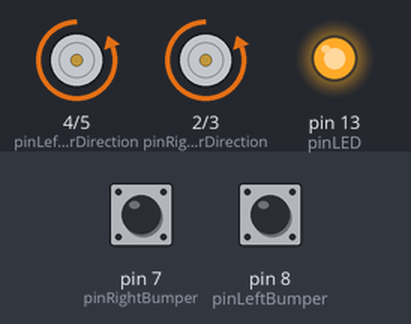
The sketch below on a simulated Arduino Uno, built with avr-gcc and run on an emulated ATmega328P. On the bench: direction and speed pins drawn as motors (green arrow = direction pin HIGH = forward, orange = LOW = backward, longer = more drive), output pins drawn as LEDs (lit = HIGH). The test bench sets the inputs (shaded band); at power-on: pin 7 (pinRightBumper) LOW, pin 8 (pinLeftBumper) LOW.

Above: at 1.2 s.
1.3 s: pin 7 (pinRightBumper) pulled HIGH for 1 s
At 3.5 s:
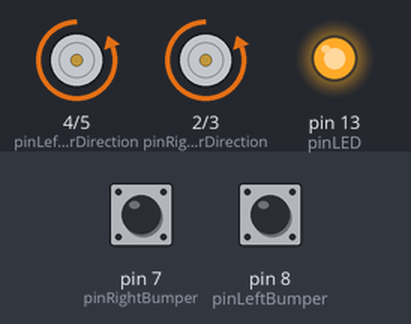
3.8 s: pin 8 (pinLeftBumper) pulled HIGH for 1 s
At 5.4 s:
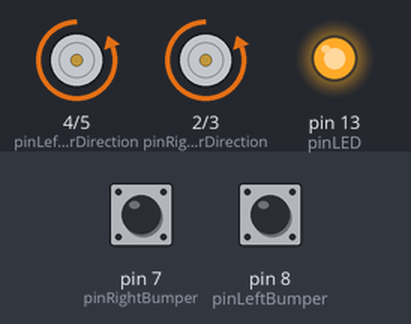
6.3 s: pin 8 (pinLeftBumper) pulled HIGH for 3.2 s
At 8.0 s:
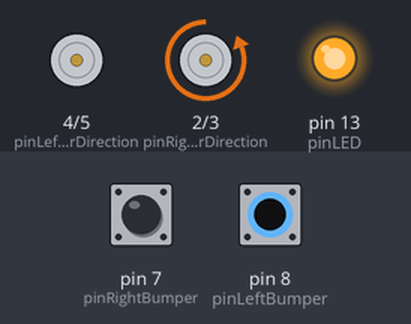
11.0 s: pin 7 (pinRightBumper) pulled HIGH for 3.2 s
At 12.8 s:
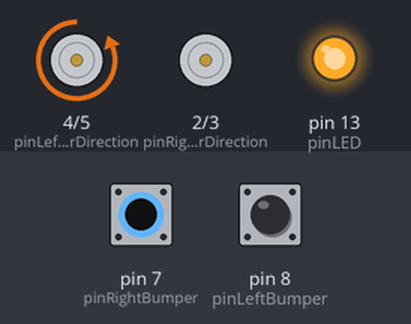
15.7 s: pin 7 (pinRightBumper) driven HIGH and pin 8 (pinLeftBumper) driven HIGH
At 17.6 s:
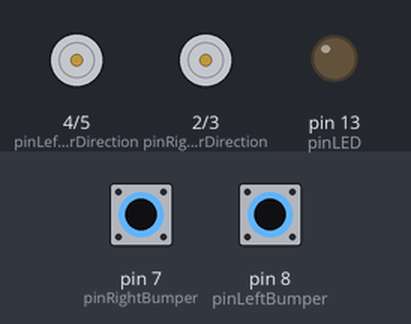
Timing chart, 0 to 19.1 s (numbered marks = the images above; inputs shaded):
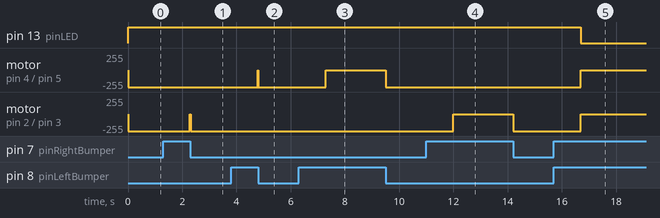

The sketch:

Robot_vacuum_cleaner_controlled_by_Arduino.ino
```cpp
/*
Program for controlling a robot with two motors.
The robot turns when motors changes their speed and direction.
Front bumpers on left and right sides detect obstacles.
LED is turned on when any of bumpers are pressed.
When porgram starts it waits while one of bumpers is pressed and than runs motors forward.
*/

const int pinLED = 13;
//right side
const int pinRightMotorDirection = 2;
const int pinRightMotorSpeed = 3;
const int pinRightBumper = 7;
//left side
const int pinLeftMotorDirection = 4;
const int pinLeftMotorSpeed = 5;
const int pinLeftBumper = 8;

//fields
const int turnTimeout = 100;
boolean led;
//set in counter how long a motor is running back: N/10 (in milliseconds)
int countDownWhileMovingToRight;
int countDownWhileMovingToLeft;

//Initialization
void setup() {

  initPins();

  waitWhileAnyBumperIsPressed();

  runRightMotorForward();
  runLeftMotorForward();
}

//Main loop
void loop() {

  verifyAndSetRightSide();
  verifyAndSetLeftSide();

  processRightSide();
  processLeftSide();

  turnOnLEDIfAnySideRunsBackward();

  delay(10);//repeat every 10 milliseconds
}

//---------------------------------------------------
void initPins(){
  pinMode(pinLED, OUTPUT);
  pinMode(pinRightMotorDirection, OUTPUT);
  pinMode(pinRightMotorSpeed, OUTPUT);
  pinMode(pinRightBumper, INPUT);
  pinMode(pinLeftMotorDirection, OUTPUT);
  pinMode(pinLeftMotorSpeed, OUTPUT);
  pinMode(pinLeftBumper, INPUT);
}

void waitWhileAnyBumperIsPressed(){
  while(checkBumperIsNotPressed(pinRightBumper)
        && checkBumperIsNotPressed(pinLeftBumper)){
    delay(20);//check every 20 milliseconds
  }
}

void processRightSide(){
  if(countDownWhileMovingToRight <= 0)//checks if counter was NOT ran when bumper had been pressed
    return;
  //otherwise - counter is counting downd (as a delay) while the right motor is moving backward
  countDownWhileMovingToRight--;//decrease the counter if it WAS ran when bumper had been pressed
  if(countDownWhileMovingToRight <= 0)//if the running counter got down to zero
    runRightMotorForward();//run the right motor forward
}

void processLeftSide(){
  if(countDownWhileMovingToLeft <= 0)
    return;
  countDownWhileMovingToLeft--;
  if(countDownWhileMovingToLeft <= 0)
    runLeftMotorForward();
}

void verifyAndSetRightSide(){
  if(checkBumperIsNotPressed(pinRightBumper))//checks if right bumper has NOT been pressed
    return;
  if(checkCounterIsNotSet(countDownWhileMovingToRight))//if the counter is not yet counting down
    runRightMotorBackward();//run the right motor backward
  countDownWhileMovingToRight = turnTimeout;//set the counter to maximum value to start it counting down
}

void verifyAndSetLeftSide(){
  if(checkBumperIsNotPressed(pinLeftBumper))
    return;
  if(checkCounterIsNotSet(countDownWhileMovingToLeft))
    runLeftMotorBackward();
  countDownWhileMovingToLeft = turnTimeout;
}

bool checkCounterIsNotSet(int counter){
  return counter <= 0;
}

bool checkBumperIsNotPressed(int pinBumper){
  return digitalRead(pinBumper);
}

void runRightMotorForward(){
  runMotorForward(pinRightMotorDirection, pinRightMotorSpeed);
}

void runLeftMotorForward(){
  runMotorForward(pinLeftMotorDirection, pinLeftMotorSpeed);
}

void runRightMotorBackward(){
  runMotorBackward(pinRightMotorDirection, pinRightMotorSpeed);
}

void runLeftMotorBackward(){
  runMotorBackward(pinLeftMotorDirection, pinLeftMotorSpeed);
}

void runMotorForward(int pinMotorDirection, int pinMotorSpeed){
  digitalWrite(pinMotorDirection, true); //set direction forward
  analogWrite(pinMotorSpeed, 0); //set max speed forward (127 is for stop)
}

void runMotorBackward(int pinMotorDirection, int pinMotorSpeed){
  digitalWrite(pinMotorDirection, false); //set direction backward
  analogWrite(pinMotorSpeed, 255); //set max speed backward (127 is for stop)
}

void turnOnLEDIfAnySideRunsBackward(){
  digitalWrite(pinLED, oneOrBothMotorsAreRunninsBack());
}

bool oneOrBothMotorsAreRunninsBack(){
  return (countDownWhileMovingToRight > 0 || countDownWhileMovingToLeft > 0);
}
```

Measured:
- after the input at 1.3 s, motor on pin 2 (pinRightMotorDirection) / pin 3 (pinRightMotorSpeed): backward 255/255 → stopped after 0.99 s, → backward 255/255 0.02 s later
- after the input at 3.8 s, motor on pin 4 (pinLeftMotorDirection) / pin 5 (pinLeftMotorSpeed): backward 255/255 → stopped after 0.99 s, → backward 255/255 0.01 s later
- after the input at 6.3 s, motor on pin 4 (pinLeftMotorDirection) / pin 5 (pinLeftMotorSpeed): backward 255/255 → stopped after 0.99 s, → backward 255/255 2.2 s later
- after the input at 11.0 s, motor on pin 2 (pinRightMotorDirection) / pin 3 (pinRightMotorSpeed): backward 255/255 → stopped after 0.99 s, → backward 255/255 2.2 s later
- after the input at 15.7 s, pin 13 (pinLED): HIGH → LOW after 0.99 s; motor on pin 4 (pinLeftMotorDirection) / pin 5 (pinLeftMotorSpeed), motor on pin 2 (pinRightMotorDirection) / pin 3 (pinRightMotorSpeed): backward 255/255 → stopped after 0.99 s
